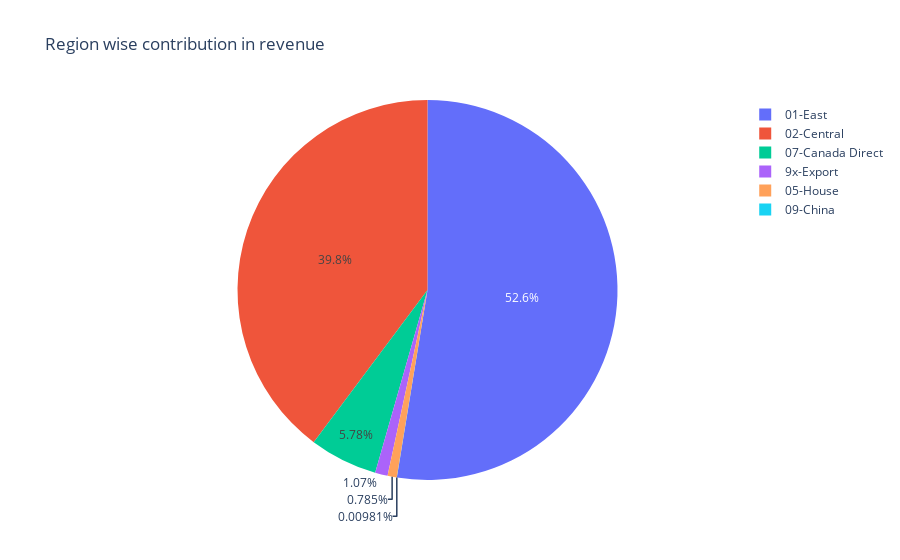

Notebook code cell kept with this figure:
### Code cell
fig = px.pie(df, values='REVENUE', names='REGION', title='Region wise contribution in revenue')
fig.show() # Trying to visulize how revenue is contributed with percentage.

### Figure 1 — Plotly figure (JSON) as saved in the notebook; plotly's stock layout.template omitted (floating-point values rounded to 4 significant figures; data arrays with more than 128 entries replaced by an {"elided": "..."} marker saying what was removed)
{"data": [{"domain": {"x": [0, 1], "y": [0, 1]}, "hovertemplate": "REGION=%{label}<br>REVENUE=%{value}<extra></extra>", "labels": {"elided": "7583 str values"}, "legendgroup": "", "name": "", "showlegend": true, "type": "pie", "values": {"elided": "7583 float values"}}], "layout": {"legend": {"tracegroupgap": 0}, "title": {"text": "Region wise contribution in revenue"}}}
